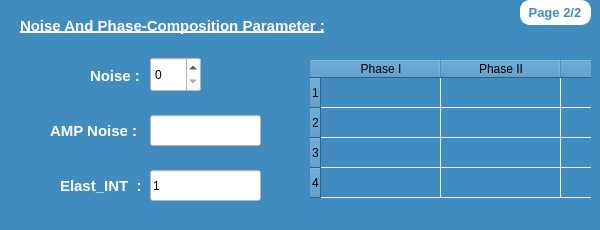
      <widget class="QWidget" name="page_12">
       <property name="styleSheet">
        <string notr="true">background-color: rgb(64, 140, 191);</string>
       </property>
       <widget class="QTableWidget" name="tableWidgetKKS">
        <property name="geometry">
         <rect>
          <x>310</x>
          <y>60</y>
          <width>281</width>
          <height>161</height>
         </rect>
        </property>
        <property name="styleSheet">
         <string notr="true">#tableWidgetKKS{
gridline-color: rgb(238, 238, 236);
border : none;
}

#tableWidgetKKS::item {
    color: white;
}</string>
        </property>
        <property name="horizontalScrollBarPolicy">
         <enum>Qt::ScrollBarAlwaysOff</enum>
        </property>
        <property name="rowCount">
         <number>4</number>
        </property>
        <attribute name="horizontalHeaderDefaultSectionSize">
         <number>120</number>
        </attribute>
        <row/>
        <row/>
        <row/>
        <row/>
        <column>
         <property name="text">
          <string> Phase I </string>
         </property>
        </column>
        <column>
         <property name="text">
          <string> Phase II </string>
         </property>
        </column>
        <column>
         <property name="text">
          <string>Ceq</string>
         </property>
        </column>
       </widget>
       <widget class="QLabel" name="label_87">
        <property name="geometry">
         <rect>
          <x>90</x>
          <y>60</y>
          <width>61</width>
          <height>31</height>
         </rect>
        </property>
        <property name="font">
         <font>
          <family>Ubuntu</family>
          <pointsize>11</pointsize>
          <weight>75</weight>
          <italic>false</italic>
          <bold>true</bold>
         </font>
        </property>
        <property name="styleSheet">
         <string notr="true">color : white;</string>
        </property>
        <property name="text">
         <string>Noise :</string>
        </property>
       </widget>
       <widget class="QLabel" name="label_88">
        <property name="geometry">
         <rect>
          <x>50</x>
          <y>115</y>
          <width>101</width>
          <height>31</height>
         </rect>
        </property>
        <property name="font">
         <font>
          <family>Ubuntu</family>
          <pointsize>11</pointsize>
          <weight>75</weight>
          <italic>false</italic>
          <bold>true</bold>
         </font>
        </property>
        <property name="styleSheet">
         <string notr="true">color : white;</string>
        </property>
        <property name="text">
         <string>AMP Noise :</string>
        </property>
       </widget>
       <widget class="QLabel" name="label_89">
        <property name="geometry">
         <rect>
          <x>20</x>
          <y>10</y>
          <width>321</width>
          <height>31</height>
         </rect>
        </property>
        <property name="font">
         <font>
          <family>Ubuntu</family>
          <pointsize>11</pointsize>
          <weight>75</weight>
          <italic>false</italic>
          <bold>true</bold>
          <underline>true</underline>
         </font>
        </property>
        <property name="styleSheet">
         <string notr="true">color: rgb(255, 255, 255);</string>
        </property>
        <property name="text">
         <string>Noise And Phase-Composition Parameter :</string>
        </property>
       </widget>
       <widget class="QLineEdit" name="ampNoiseKKS">
        <property name="enabled">
         <bool>false</bool>
        </property>
        <property name="geometry">
         <rect>
          <x>150</x>
          <y>115</y>
          <width>111</width>
          <height>31</height>
         </rect>
        </property>
        <property name="styleSheet">
         <string notr="true">background-color: rgb(255, 255, 255);</string>
        </property>
        <property name="text">
         <string/>
        </property>
       </widget>
       <widget class="QLabel" name="label_94">
        <property name="geometry">
         <rect>
          <x>60</x>
          <y>170</y>
          <width>91</width>
          <height>31</height>
         </rect>
        </property>
        <property name="font">
         <font>
          <family>Ubuntu</family>
          <pointsize>11</pointsize>
          <weight>75</weight>
          <italic>false</italic>
          <bold>true</bold>
         </font>
        </property>
        <property name="styleSheet">
         <string notr="true">color : white;</string>
        </property>
        <property name="text">
         <string>Elast_INT  :</string>
        </property>
       </widget>
       <widget class="QLabel" name="label_101">
        <property name="geometry">
         <rect>
          <x>520</x>
          <y>0</y>
          <width>71</width>
          <height>25</height>
         </rect>
        </property>
        <property name="font">
         <font>
          <family>Ubuntu</family>
          <pointsize>10</pointsize>
          <weight>75</weight>
          <bold>true</bold>
         </font>
        </property>
        <property name="styleSheet">
         <string notr="true">background-color: rgb(255, 255, 255);
border : 2px solid white;
border-radius :10px;
color :rgb(64, 140, 191);</string>
        </property>
        <property name="text">
         <string> Page 2/2</string>
        </property>
       </widget>
       <widget class="QLineEdit" name="elastIntKKS">
        <property name="geometry">
         <rect>
          <x>150</x>
          <y>170</y>
          <width>111</width>
          <height>31</height>
         </rect>
        </property>
        <property name="styleSheet">
         <string notr="true">background-color: rgb(255, 255, 255);</string>
        </property>
        <property name="text">
         <string>1</string>
        </property>
       </widget>
       <widget class="QSpinBox" name="noiseKKS">
        <property name="geometry">
         <rect>
          <x>150</x>
          <y>57</y>
          <width>51</width>
          <height>35</height>
         </rect>
        </property>
        <property name="styleSheet">
         <string notr="true">background-color: rgb(255, 255, 255);</string>
        </property>
        <property name="maximum">
         <number>1</number>
        </property>
       </widget>
      </widget>
